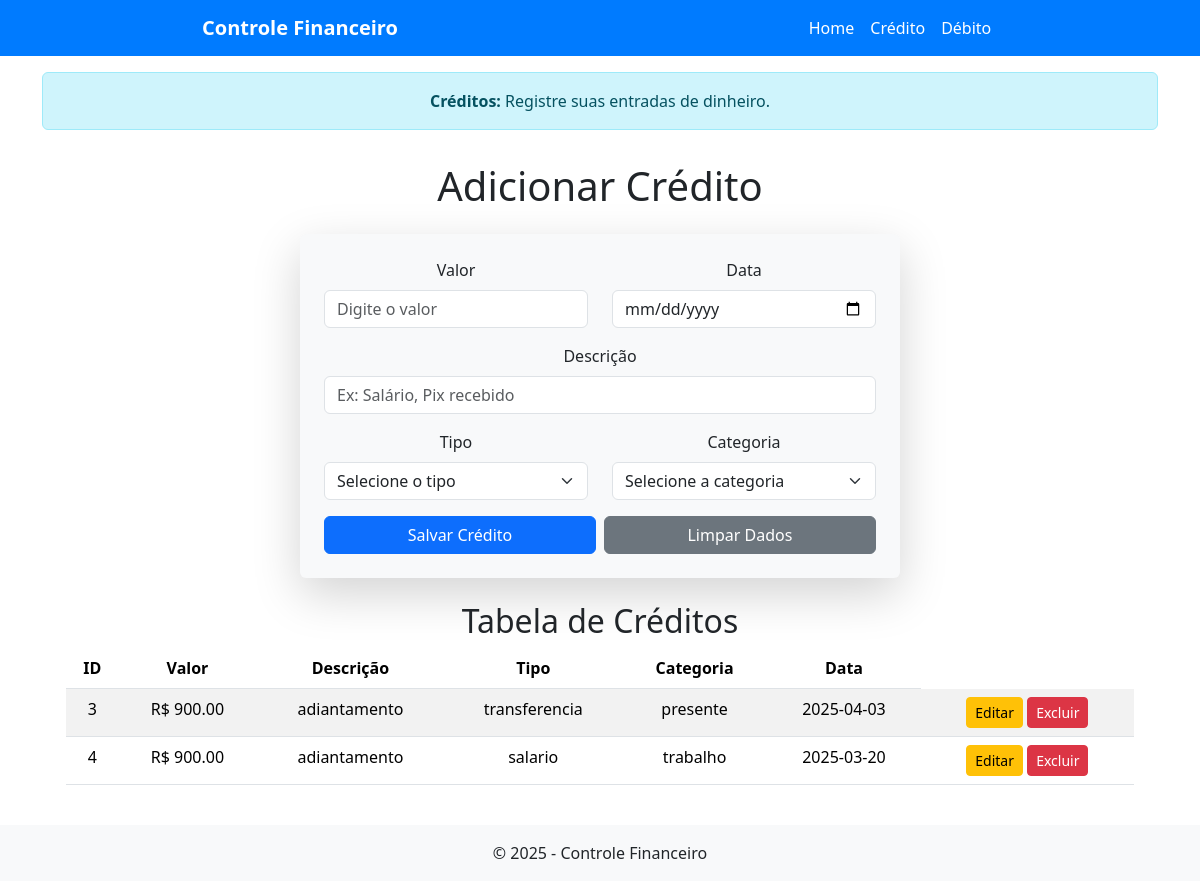
Screenshot of /credito with the database file from the repository.
### tables this page shows
CREATE TABLE creditos (
            id INTEGER PRIMARY KEY AUTOINCREMENT,
            valor REAL NOT NULL,
            descricao TEXT NOT NULL,
            tipo TEXT NOT NULL,
            categoria TEXT NOT NULL,
            data TEXT NOT NULL
        );

### app.py (the view, shortened to what this page needs)
@app.route("/credito", methods=["GET", "POST"])
def credito():
    conaxao = sqlite3.connect("financeiro.db")
    cursor = conaxao.cursor()
    cursor.execute("SELECT * FROM creditos")
    creditos = cursor.fetchall()
    conaxao.close()
    return render_template("credito.html", creditos=creditos)

### templates/credito.html (shortened to what this page needs)
{% extends 'base.html' %}
{% block alert %}
    <div class="container mt-3">
        <div class="alert alert-info text-center" role="alert">
            <strong>Créditos:</strong> Registre suas entradas de dinheiro.
        </div>
    </div>
{% endblock %}
{% block content %}
    <div class="container mt-3">
        <h1 class="mb-4 text-center">Adicionar Crédito</h1>
        <form method="POST" class="p-4 rounded shadow-lg bg-light mx-auto" style="max-width: 600px;" id="creditoForm">
            <div class="row">
                <div class="col-md-6 mb-3">
                    <label for="valor" class="form-label">Valor</label>
                    <input type="number" step="0.01" class="form-control" id="valor" name="valor" placeholder="Digite o valor" required>
                </div>
                <div class="col-md-6 mb-3">
                    <label for="data" class="form-label">Data</label>
                    <input type="date" class="form-control" id="data" name="data" required>
                </div>
            </div>
            <div class="mb-3">
                <label for="descricao" class="form-label">Descrição</label>
                <input type="text" class="form-control" id="descricao" name="descricao" placeholder="Ex: Salário, Pix recebido" required>
            </div>
            <div class="row">
                <div class="col-md-6 mb-3">
                    <label for="tipo" class="form-label">Tipo</label>
                    <select class="form-select" id="tipo" name="tipo" required>
                        <option value="" selected disabled>Selecione o tipo</option>
                    </select>
                </div>
                <div class="col-md-6 mb-3">
                    <label for="categoria" class="form-label">Categoria</label>
                    <select class="form-select" id="categoria" name="categoria" required>
                        <option value="" selected disabled>Selecione a categoria</option>
                    </select>
                </div>
            </div>
            <div class="d-flex gap-2">
                <button type="submit" class="btn btn-primary flex-grow-1">Salvar Crédito</button>
                <button type="reset" class="btn btn-secondary flex-grow-1">Limpar Dados</button>
            </div>
        </form>
        <div class="container mt-4">
            <h2 class="text-center">Tabela de Créditos</h2>
            <table class="table table-striped">
                <thead>
                    <tr>
                        <th>ID</th>
                        <th>Valor</th>
                        <th>Descrição</th>
                        <th>Tipo</th>
                        <th>Categoria</th>
                        <th>Data</th>
                    </tr>
                </thead>
                <tbody>
                    {% for credito in creditos %}
                    <tr>
                        <td>{{ credito[0] }}</td>
                        <td>R$ {{ "%.2f"|format(credito[1]) }}</td>
                        <td>{{ credito[2] }}</td>
                        <td>{{ credito[3] }}</td>
                        <td>{{ credito[4] }}</td>
                        <td>{{ credito[5] }}</td>
                        <td>
                            <a href="{{ url_for('editar_credito', id=credito[0]) }}" class="btn btn-warning btn-sm">Editar</a>
                            <a href="{{ url_for('excluir_credito', id=credito[0]) }}" class="btn btn-danger btn-sm">Excluir</a>
                        </td>
                    </tr>
                    {% endfor %}
                </tbody>
            </table>
        </div>
    </div>
{% endblock %}

### rows the page displays
creditos: id "3", valor "900.00", descricao "adiantamento", tipo "transferencia", categoria "presente", data "2025-04-03"
creditos: id "4", valor "900.00", descricao "adiantamento", tipo "salario", categoria "trabalho", data "2025-03-20"
